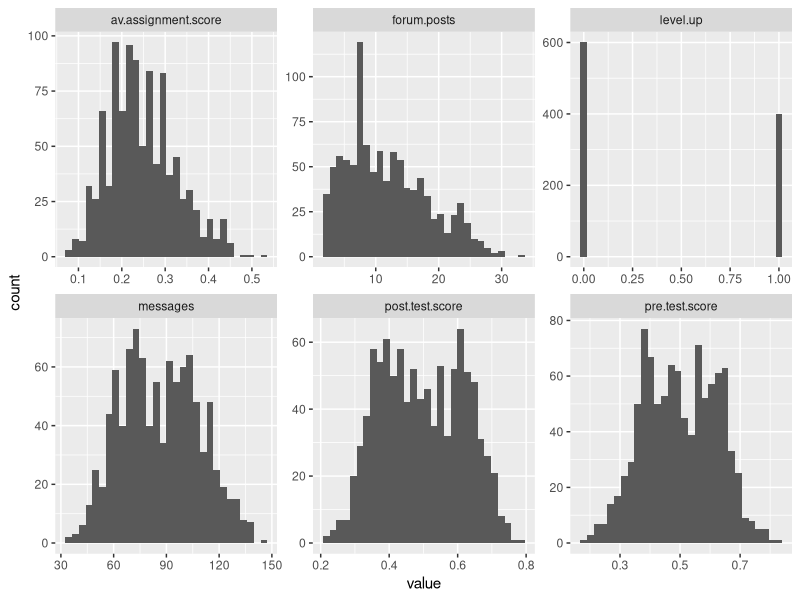
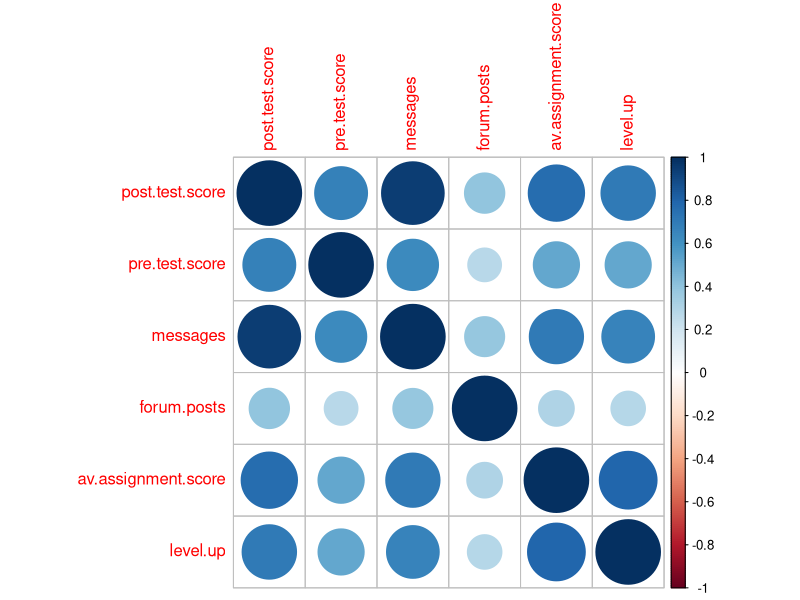
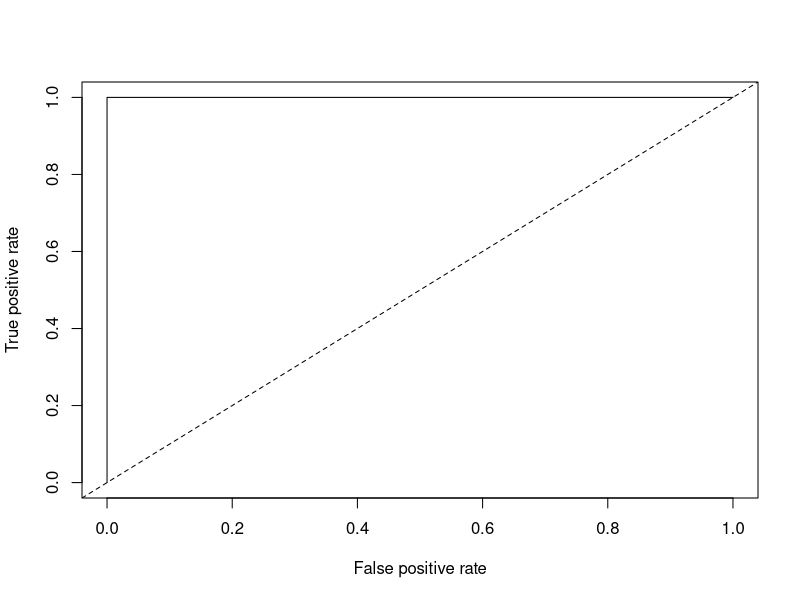
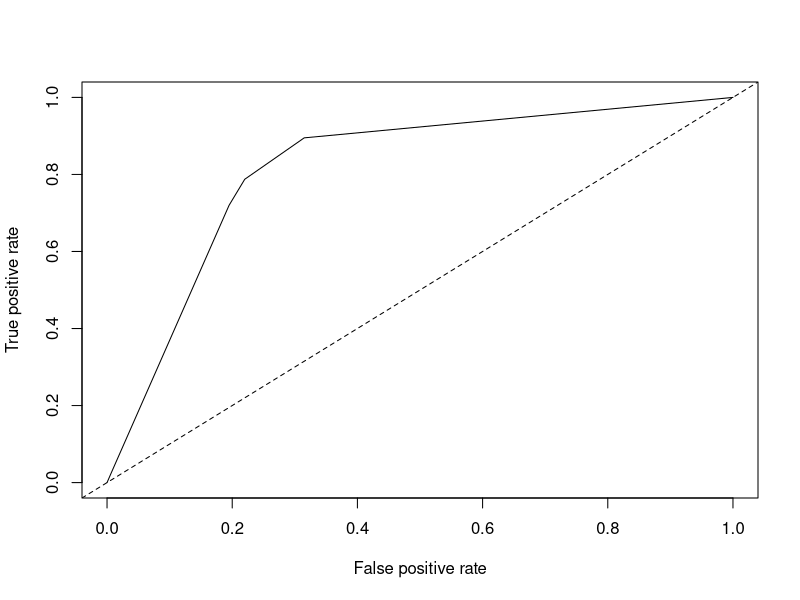

Here is the R script that generated these plots, in order:
## ---- chunk 1
library(dplyr)
library(tidyr)

D1 <- read.csv("online.data.csv", header = T)
## ---- chunk 2
#Start by creating histograms of the distributions for all variables (#HINT: look up "facet" in the ggplot documentation)
library(ggplot2)
D1 <- D1[, -1]
D1$level.up <- ifelse(D1$level.up == "yes", 1, 0)
D2 <- gather(D1, "variables", "value")
ggplot(D2, aes(value))+ geom_histogram()+
    facet_wrap(~variables, scales = "free")
#Then visualize the relationships between variables
library(corrplot)
cor_D1 <- cor(D1)
corrplot(cor_D1)

#Try to capture an intution about the data and the relationships

#According to the graph, "messages" is highly correlated with "post.test.score"; "pre.test.score", "av.assignment.score" and "level up" have medium relationships with "post.test.score"; while "forum.posts" doesn't have any strong correlation with other variables.
## ---- chunk 3
#Create a classification tree that predicts whether a student "levels up" in the online course using three variables of your choice (As we did last time, set all controls to their minimums)
library(rpart)
c.tree1 <- rpart(data = D1, level.up ~ post.test.score + messages + av.assignment.score, method="class", control = rpart.control(minsplit=1, minbucket=1, cp=0.01))

#Plot and generate a CP table for your tree 
printcp(c.tree1)
post(c.tree1, file = "tree.ps", title = "predicting level.up")

#Generate a probability value that represents the probability that a student levels up based your classification tree
D1$pred <- (predict(c.tree1, type = "prob")[,2])
#Last class we used type = "class" which predicted the classification for us, this time we are using type = "prob" to see the probability that our classififcation is based on.
## ---- chunk 4
library(ROCR)

#Plot the curve
pred.detail <- prediction(D1$pred, D1$level.up) 
plot(performance(pred.detail, "tpr", "fpr"))
abline(0, 1, lty = 2)

#Calculate the Area Under the Curve
unlist(slot(performance(pred.detail,"auc"), "y.values"))#Unlist liberates the AUC value from the "performance" object created by ROCR

#Now repeat this process, but using the variables you did not use for the previous model and compare the plots & results of your two models. Which one do you think was the better model? Why?
c.tree2 <- rpart(data = D1, level.up ~ pre.test.score + forum.posts, method="class", control = rpart.control(minsplit=1, minbucket=1, cp=0.01))

printcp(c.tree2)
post(c.tree2, file = "tree2.ps", title = "predicting level.up")

D1$pred2 <- predict(c.tree2, type = "prob")[,2]
pred.detail2 <- prediction(D1$pred2, D1$level.up) 
plot(performance(pred.detail2, "tpr", "fpr"))
abline(0, 1, lty = 2)

unlist(slot(performance(pred.detail2,"auc"), "y.values"))

# The AUC for the first model is 1, while that for the second model is .81. The first model is better because it has a higher AUC, indicating a better prediction.
## ---- chunk 5
#Look at the ROC plot for your first model. Based on this plot choose a probability threshold that balances capturing the most correct predictions against false positives. Then generate a new variable in your data set that classifies each student according to your chosen threshold.

D1$threshold.pred1 <- ifelse(D1$pred >=0.8, 1, 0)

D1$class <- ifelse(D1$level.up == 1 & D1$threshold.pred1 == 1, "TP", ifelse(D1$level.up == 1 & D1$threshold.pred1 == 0, "FN", ifelse(D1$level.up == 0 & D1$threshold.pred1 == 0, "TN", "FP")))

#Now generate three diagnostics:
D3 <- count(D1, class)
D4 <- data.frame("class"= c("FN","FP"), "n" = c(0,0))
D3 <- rbind(D3,D4)

D5<- data.frame((D3[D3$class == "TP",]$n + D3[D3$class == "TN",]$n)/sum(D3$n))
names(D5) <- c("accuracy.model1")

D5$precision.model1 <- D3[D3$class == "TP",]$n / (D3[D3$class == "TP",]$n + D3[D3$class == "FP",]$n)

D5$recall.model1 <- D3[D3$class == "TP",]$n / (D3[D3$class == "TP",]$n + D3[D3$class == "TN",]$n)

#Finally, calculate Kappa for your model according to:

#First generate the table of comparisons
table1 <- table(D1$level.up, D1$threshold.pred1)

#Convert to matrix
matrix1 <- as.matrix(table1)

#Calculate kappa
kappa(matrix1, exact = TRUE)/kappa(matrix1)

#Now choose a different threshold value and repeat these diagnostics. What conclusions can you draw about your two thresholds?
D1$threshold.pred2 <- ifelse(D1$pred >=0.5, 1, 0)

D1$class2 <- ifelse(D1$level.up == 1 & D1$threshold.pred2 == 1, "TP", ifelse(D1$level.up == 1 & D1$threshold.pred2 == 0, "FN", ifelse(D1$level.up == 0 & D1$threshold.pred2 == 0, "TN", "FP")))

D6 <- count(D1, class2)
D7 <- data.frame("class2"= c("FN","FP"), "n" = c(0,0))
D6 <- rbind(D6,D7)

D8<- data.frame((D6[D6$class2 == "TP",]$n + D6[D6$class2 == "TN",]$n)/sum(D6$n))
names(D8) <- c("accuracy.model2")
D8$precision.model2 <- D6[D6$class2 == "TP",]$n / (D6[D6$class2 == "TP",]$n + D6[D6$class2 == "FP",]$n)
D8$recall.model2 <- D6[D6$class2 == "TP",]$n / (D6[D6$class2 == "TP",]$n + D6[D6$class2 == "TN",]$n)

table2 <- table(D1$level.up, D1$threshold.pred2)
matrix2 <- as.matrix(table2)
kappa(matrix2, exact = TRUE)/kappa(matrix2)

# For model 1, since the predicted probabilities are all 0 or 1, the choice of threshold makes no difference.  
